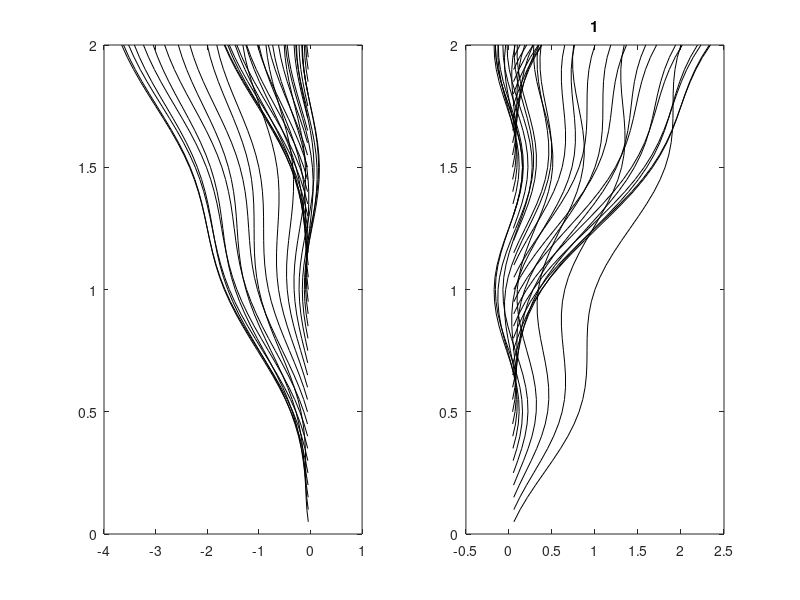

Recreate this plot in MATLAB.
% 
clear all

U0=1; 
T=1; 
t=[0:0.05:2*T];
om=2*pi/T;
U = U0*sin(om*t)+1*U0;
k=2*pi

%figure; plot(t,U)

k*U0/om


figure
for i=1:length(t)
 %i=6
    %% phase speeds of wave
    cplus = -U(i) + om/k;
    cmin  = -U(i) - om/k;
    
    xplus=ones(size(t))*NaN;
    xmin=ones(size(t))*NaN;    
    for j=i+1:length(t)
    
        %% distance of wave advected by current
        xplus(j) = (t(j)-t(i))*cplus + trapz(t(i:j),U(i:j));
        xmin(j) = (t(j)-t(i))*cmin + trapz(t(i:j),U(i:j));        
    end
    subplot(1,2,1)
    plot(xmin,t,'k-')
    if i==1; hold; end

    subplot(1,2,2)
    plot(xplus,t,'k-')
    if i==1; hold; end    
    
end
title(num2str(k*U0/om))